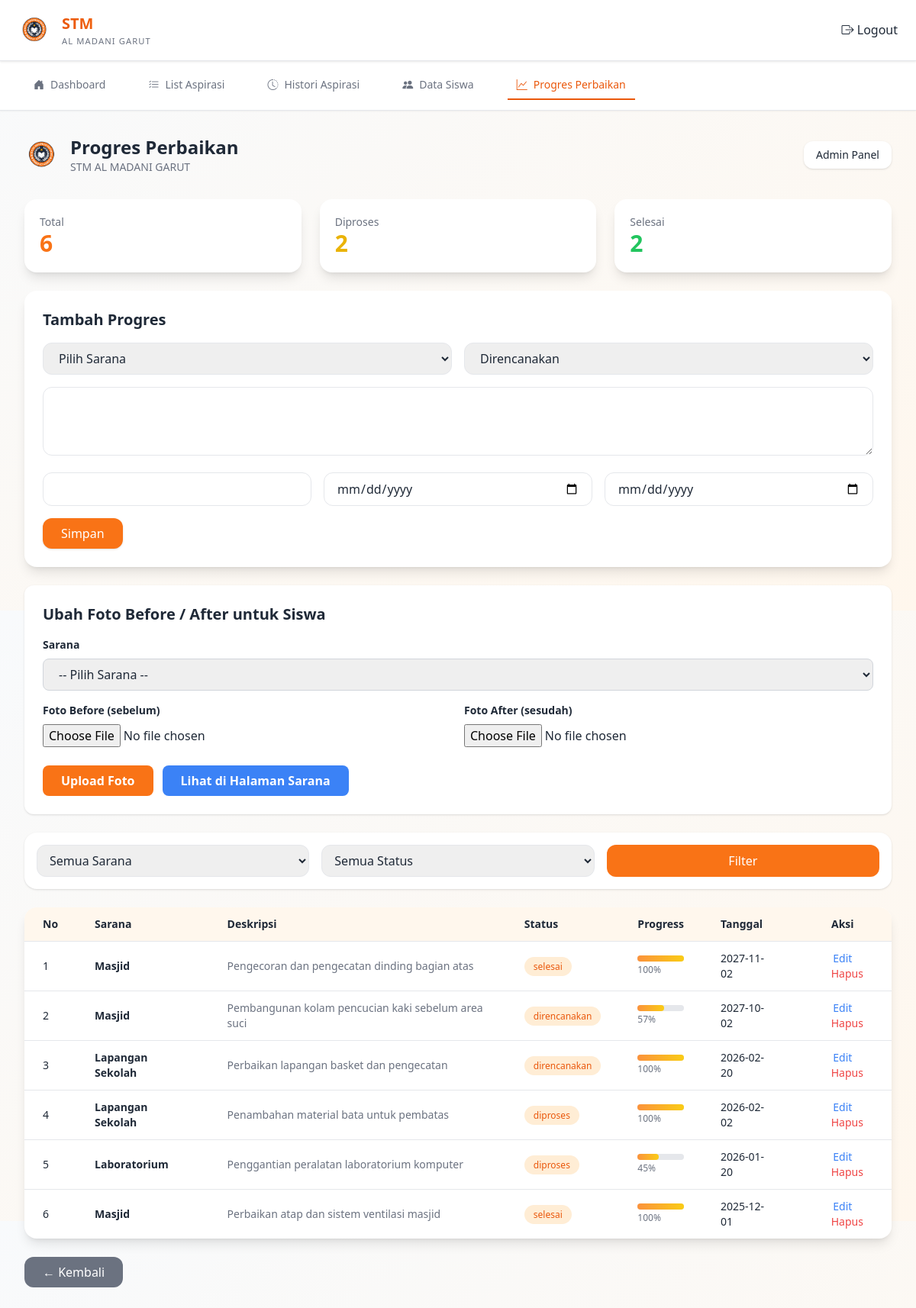
The app's page /admin/progresperbaikan.php (signed in) with its own data.
### tables this page shows
CREATE TABLE `data_aspirasi` (
  `id_aspirasi` int(11) NOT NULL,
  `sarana` varchar(100) NOT NULL,
  `deskripsi` text NOT NULL,
  `status` enum('direncanakan','diproses','selesai') DEFAULT 'direncanakan',
  `progress_persen` int(11) DEFAULT 0,
  `tanggal_mulai` date NOT NULL,
  `tanggal_selesai` date DEFAULT NULL,
  `created_at` timestamp NOT NULL DEFAULT current_timestamp(),
  `updated_at` timestamp NOT NULL DEFAULT current_timestamp() ON UPDATE current_timestamp()
);

### admin/progresperbaikan.php (the view, shortened to what this page needs)
<?php
include "../config/config.php";
$where = [];
$whereSQL = count($where) > 0 ? "WHERE " . implode(" AND ", $where) : "";
$query = mysqli_query(
    $koneksi,
    "SELECT * FROM data_aspirasi $whereSQL ORDER BY tanggal_mulai DESC"
);
$progres_list = [];
while ($row = mysqli_fetch_assoc($query)) {
    $progres_list[] = $row;
}
$edit_data = null;
$stat_semua = count($progres_list);
$stat_proses = count(array_filter($progres_list, fn($x) => $x['status'] === 'diproses'));
$stat_selesai = count(array_filter($progres_list, fn($x) => $x['status'] === 'selesai'));
?>
<!DOCTYPE html>
<html lang="id">
<head>
    <script src="https://cdn.tailwindcss.com"></script>
    <link rel="stylesheet" href="https://cdn.jsdelivr.net/npm/bootstrap-icons@1.11.0/font/bootstrap-icons.css">
</head>
<body class="bg-gradient-to-br from-slate-50 to-orange-50 text-gray-800">
<div class="top-header">
    <div class="top-header-content">
        <div class="top-header-logo">
            <img src="../img/logostm.png">
            <div class="top-header-brand">
                <span>STM</span>
                <small>AL MADANI GARUT</small>
            </div>
        </div>
        <a href="../auth/logout.php" class="btn btn-danger btn-sm rounded-pill">
            <i class="bi bi-box-arrow-right"></i> Logout
        </a>
    </div>
</div>
<div class="bg-white border-b border-gray-200 shadow-sm">
    <div class="max-w-7xl mx-auto px-4 sm:px-6 lg:px-8">
        <div class="flex justify-between items-center h-16">
            <nav class="hidden md:flex space-x-8">
                <a href="dashboard.php" class="nav-item flex items-center px-3 py-2 text-sm font-medium text-gray-500 hover:text-orange-600 hover:border-orange-600 border-b-2 border-transparent transition">
                    <i class="bi bi-house-door-fill mr-2"></i>
                    Dashboard
                </a>
                <a href="list_aspirasi.php" class="nav-item flex items-center px-3 py-2 text-sm font-medium text-gray-500 hover:text-orange-600 hover:border-orange-600 border-b-2 border-transparent transition">
                    <i class="bi bi-list-check mr-2"></i>
                    List Aspirasi
                </a>
                <a href="histori-aspirasi.php" class="nav-item flex items-center px-3 py-2 text-sm font-medium text-gray-500 hover:text-orange-600 hover:border-orange-600 border-b-2 border-transparent transition">
                    <i class="bi bi-clock-history mr-2"></i>
                    Histori Aspirasi
                </a>
                <a href="data-siswa.php" class="nav-item flex items-center px-3 py-2 text-sm font-medium text-gray-500 hover:text-orange-600 hover:border-orange-600 border-b-2 border-transparent transition">
                    <i class="bi bi-people-fill mr-2"></i>
                    Data Siswa
                </a>
                <a href="progresperbaikan.php" class="nav-item active flex items-center px-3 py-2 text-sm font-medium text-orange-600 border-b-2 border-orange-600">
                    <i class="bi bi-graph-up mr-2"></i>
                    Progres Perbaikan
                </a>
            </nav>
        </div>
    </div>
</div>
<div class="flex min-h-screen">
    <main class="flex-1 p-8">
        <div class="flex justify-between items-center mb-8">
            <div class="flex items-center gap-3">
                <img src="../img/logostm.png" class="h-12">
                <div>
                    <h1 class="text-2xl font-bold">Progres Perbaikan</h1>
                    <p class="text-sm text-gray-500">STM AL MADANI GARUT</p>
                </div>
            </div>
            <span class="text-sm bg-white px-4 py-2 rounded-xl shadow">
                Admin Panel
            </span>
        </div>
        <div class="grid grid-cols-1 md:grid-cols-3 gap-6 mb-6">
            <div class="bg-white rounded-2xl shadow-lg p-5">
                <p class="text-gray-500 text-sm">Total</p>
                <p class="text-3xl font-bold text-orange-500"><?= $stat_semua ?></p>
            </div>
            <div class="bg-white rounded-2xl shadow-lg p-5">
                <p class="text-gray-500 text-sm">Diproses</p>
                <p class="text-3xl font-bold text-yellow-500"><?= $stat_proses ?></p>
            </div>
            <div class="bg-white rounded-2xl shadow-lg p-5">
                <p class="text-gray-500 text-sm">Selesai</p>
                <p class="text-3xl font-bold text-green-500"><?= $stat_selesai ?></p>
            </div>
        </div>
        <div class="bg-white rounded-2xl shadow-lg p-6 mb-6">
            <h2 class="text-xl font-bold mb-4">
                <?= $edit_data ? 'Edit Progres' : 'Tambah Progres' ?>
            </h2>
            <form method="POST" class="space-y-4">
                <div class="grid md:grid-cols-2 gap-4">
                    <select name="sarana" required
                        class="w-full border rounded-xl px-4 py-2 focus:ring-2 focus:ring-orange-400">
                        <option value="">Pilih Sarana</option>
                    </select>
                    <select name="status_progress" required
                        class="w-full border rounded-xl px-4 py-2 focus:ring-2 focus:ring-orange-400">
                        <option value="direncanakan">Direncanakan</option>
                    </select>
                </div>
                <textarea name="deskripsi" rows="3" required
                    class="w-full border rounded-xl px-4 py-2 focus:ring-2 focus:ring-orange-400"></textarea>
                <div class="grid md:grid-cols-3 gap-4">
                    <input type="number" name="progress_persen"
                        class="border rounded-xl px-4 py-2 focus:ring-2 focus:ring-orange-400">
                    <input type="date" name="tanggal_mulai"
                        class="border rounded-xl px-4 py-2 focus:ring-2 focus:ring-orange-400">
                    <input type="date" name="tanggal_selesai"
                        class="border rounded-xl px-4 py-2 focus:ring-2 focus:ring-orange-400">
                </div>
                <button class="bg-orange-500 hover:bg-orange-600 text-white px-6 py-2 rounded-xl shadow">
                    Simpan
                </button>
            </form>
        </div>
        <div class="bg-white rounded-xl shadow p-6 mb-6">
            <h2 class="text-xl font-bold mb-4">Ubah Foto Before / After untuk Siswa</h2>
            <form method="POST" enctype="multipart/form-data" class="space-y-4">
                <div>
                    <label class="block text-sm font-semibold mb-2">Sarana</label>
                    <select name="sarana_upload" required
                        class="w-full border border-gray-300 rounded-lg px-4 py-2 focus:ring-2 focus:ring-sky-400">
                        <option value="">-- Pilih Sarana --</option>
                    </select>
                </div>
                <div class="grid grid-cols-1 md:grid-cols-2 gap-4">
                    <div>
                        <label class="block text-sm font-semibold mb-2">Foto Before (sebelum)</label>
                        <input type="file" name="foto_before" accept="image/*" class="w-full" />
                    </div>
                    <div>
                        <label class="block text-sm font-semibold mb-2">Foto After (sesudah)</label>
                        <input type="file" name="foto_after" accept="image/*" class="w-full" />
                    </div>
                </div>
                <div class="flex gap-3 pt-2">
                    <button type="submit" name="upload_foto"
                        class="px-6 py-2 rounded-lg bg-orange-500 hover:bg-orange-600 text-white font-semibold">
                        Upload Foto
                    </button>
                    <a href="../siswa/sarana.php" target="_blank"
                        class="px-6 py-2 rounded-lg bg-blue-500 hover:bg-blue-600 text-white font-semibold">
                        Lihat di Halaman Sarana
                    </a>
                </div>
            </form>
        </div>
        <form method="GET" class="bg-white p-4 rounded-2xl shadow mb-6 grid md:grid-cols-3 gap-4">
            <select name="sarana" class="border rounded-xl px-3 py-2">
                <option value="">Semua Sarana</option>
            </select>
            <select name="status" class="border rounded-xl px-3 py-2">
                <option value="">Semua Status</option>
            </select>
            <button class="bg-orange-500 hover:bg-orange-600 text-white rounded-xl py-2">
                Filter
            </button>
        </form>
        <div class="bg-white rounded-2xl shadow-lg overflow-hidden">
            <table class="w-full text-sm">
                <thead class="bg-orange-50">
                    <tr>
                        <th class="px-6 py-3 text-left">No</th>
                        <th class="px-6 py-3 text-left">Sarana</th>
                        <th class="px-6 py-3 text-left">Deskripsi</th>
                        <th class="px-6 py-3 text-left">Status</th>
                        <th class="px-6 py-3 text-left">Progress</th>
                        <th class="px-6 py-3 text-left">Tanggal</th>
                        <th class="px-6 py-3 text-center">Aksi</th>
                    </tr>
                </thead>
                <tbody>
                <?php foreach ($progres_list as $i => $p): ?>
                    <tr class="border-t hover:bg-orange-50 transition">
                        <td class="px-6 py-3"><?= $i+1 ?></td>
                        <td class="px-6 py-3 font-semibold"><?= $p['sarana'] ?></td>
                        <td class="px-6 py-3 text-gray-500"><?= substr($p['deskripsi'],0,50) ?></td>
                        <td class="px-6 py-3">
                            <span class="px-3 py-1 text-xs rounded-full bg-orange-100 text-orange-600">
                                <?= $p['status'] ?>
                            </span>
                        </td>
                        <td class="px-6 py-3">
                            <div class="w-full bg-gray-200 rounded-full h-2">
                                <div class="h-2 rounded-full bg-gradient-to-r from-orange-400 to-yellow-400"
                                    style="width: <?= $p['progress_persen'] ?>%">
                                </div>
                            </div>
                            <span class="text-xs text-gray-500"><?= $p['progress_persen'] ?>%</span>
                        </td>
                        <td class="px-6 py-3"><?= $p['tanggal_mulai'] ?></td>
                        <td class="px-6 py-3 text-center">
                            <a href="edit-aspirasi.php?id=<?= $p['id_aspirasi'] ?>" class="text-blue-500">Edit</a>
                            <a href="hapus.php?id=<?= $p['id_aspirasi'] ?>" class="text-red-500 ml-3">Hapus</a>
                        </td>
                    </tr>
                <?php endforeach; ?>
                </tbody>
            </table>
        </div>
        <div class="mt-6">
            <a href="dashboard.php"
            class="inline-flex items-center bg-gray-500 hover:bg-gray-600 text-white px-6 py-2 rounded-xl transition">
                ← Kembali
            </a>
        </div>
    </main>
</div>
</body>
</html>

### admin/progresperbaikan.php (style rules this page uses)
body { background: linear-gradient(135deg, #f8fafc, #fff7ed); }
.top-header { background: white; border-bottom: 1px solid #e5e7eb; padding: 1rem 0; box-shadow: 0 1px 3px rgba(0,0,0,0.1); position: sticky; top: 0; z-index: 40; }
.top-header-content { display: flex; justify-content: space-between; align-items: center; padding: 0 1.5rem; }
.top-header-logo { display: flex; align-items: center; gap: 0.75rem; }
.top-header-logo img { height: 45px; }
.top-header-brand { display: flex; flex-direction: column; }
.top-header-brand span { font-weight: 700; background: linear-gradient(to right, #ea580c, #f97316); -webkit-background-clip: text; -webkit-text-fill-color: transparent; background-clip: text; font-size: 1.25rem; }
.top-header-brand small { color: #6b7280; font-size: 0.7rem; font-weight: 500; letter-spacing: 0.1em; text-transform: uppercase; }

### records on screen
data_aspirasi: sarana "Masjid", deskripsi "Pengecoran dan pengecatan dinding bagian atas", status "selesai", progress_persen "100", tanggal_mulai "2027-11-02"
data_aspirasi: sarana "Masjid", deskripsi "Pembangunan kolam pencucian kaki sebelum area suci", status "direncanakan", progress_persen "57", tanggal_mulai "2027-10-02"
data_aspirasi: sarana "Lapangan Sekolah", deskripsi "Perbaikan lapangan basket dan pengecatan", status "direncanakan", progress_persen "100", tanggal_mulai "2026-02-20"
data_aspirasi: sarana "Lapangan Sekolah", deskripsi "Penambahan material bata untuk pembatas", status "diproses", progress_persen "100", tanggal_mulai "2026-02-02"
data_aspirasi: sarana "Laboratorium", deskripsi "Penggantian peralatan laboratorium komputer", status "diproses", progress_persen "45", tanggal_mulai "2026-01-20"
data_aspirasi: sarana "Masjid", deskripsi "Perbaikan atap dan sistem ventilasi masjid", status "selesai", progress_persen "100", tanggal_mulai "2025-12-01"

### other values on screen
$stat_semua "6"
$stat_proses "2"
$stat_selesai "2"
